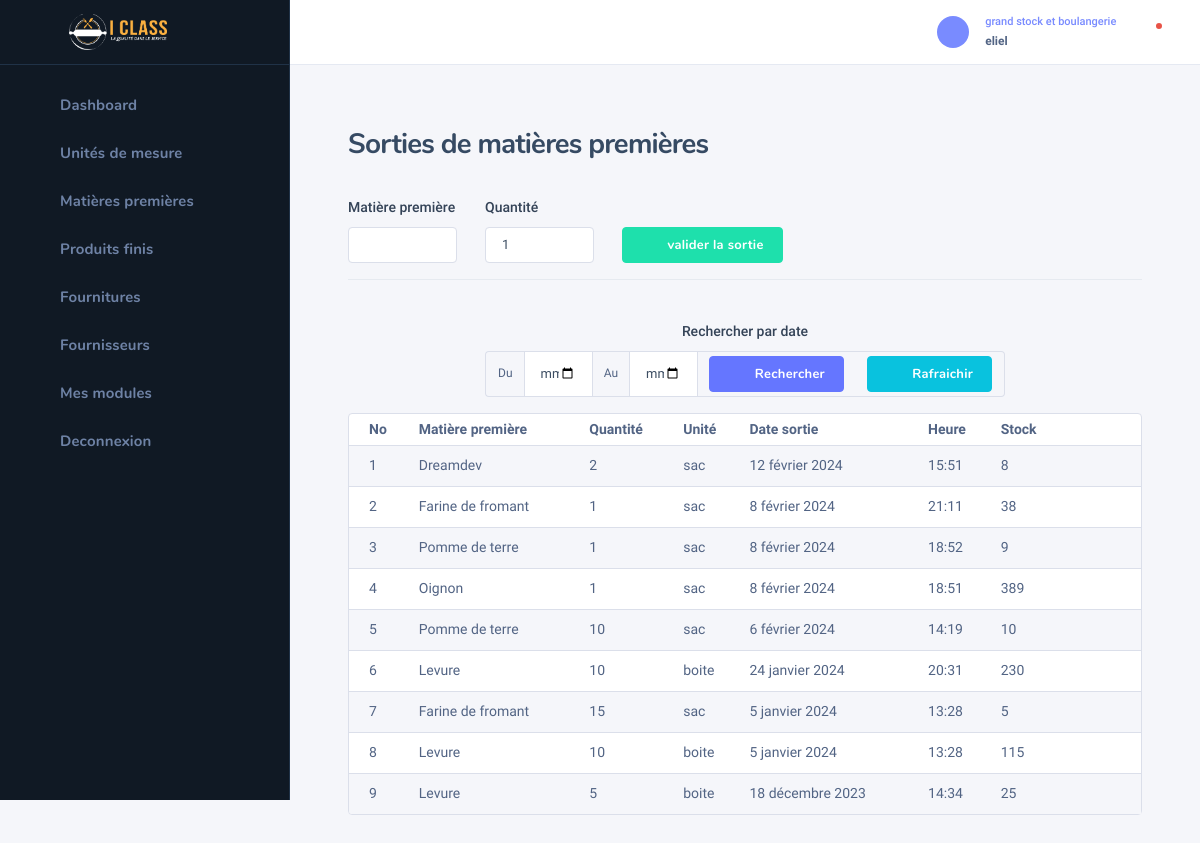
The app's page /bakery/sortie_mp/ (signed in) with its own data.
### auth_user/models.py (models this page shows, shortened)
class UserHasRole(models.Model):
    class Meta:
        verbose_name = "Roles utilisateur"
    role = models.ForeignKey(Role, on_delete=models.CASCADE, null=True, blank=True)
    user = models.OneToOneField(User, on_delete=models.CASCADE)

class Role(models.Model):
    name = models.CharField(max_length=255)

### bakery/models.py (models this page shows, shortened)
class SortieMp(models.Model):
    class Meta:
        verbose_name = "Sortie de matière première"
    matiere_premiere = models.ForeignKey(MatierePremiere, on_delete=models.CASCADE, null=True)
    qts = models.IntegerField()
    date = models.DateField(auto_now_add=True, null=True)
    heure = models.TimeField(auto_now_add=True, null=True)
    completed = models.BooleanField(default=False)
    added_at = models.DateTimeField(auto_now_add=True, null=True)
    @property
    def in_stock(self):
        total = 0
        entries = EntreeMp.objects.filter(added_at__lt=self.added_at, matiere_premiere=self.matiere_premiere)
        outs = SortieMp.objects.filter(added_at__lt=self.added_at, matiere_premiere=self.matiere_premiere)
        for entry in entries:
            total += entry.qts
        for o in outs:
            total -= o.qts
        return total - self.qts

class MatierePremiere(models.Model):
    class Meta:
        verbose_name = "Matière première"
    libelle = models.CharField(max_length=255)
    description = models.TextField()
    unite = models.ForeignKey(Unite, on_delete=models.CASCADE)
    critic_qts = models.IntegerField(default=0, blank=True, null=True)
    total_entry = models.IntegerField(default=0, blank=True, null=True)
    total_out = models.IntegerField(default=0, blank=True, null=True)
    type_mp = models.CharField(choices=types_produit, max_length=100, null=True, blank=True,
                               verbose_name="type de matière")

class Unite(models.Model):
    class Meta:
        verbose_name = "Unité de mésure"
    name = models.CharField(max_length=255)

class EntreeMp(models.Model):
    class Meta:
        verbose_name = "Entrées de matière première"
    matiere_premiere = models.ForeignKey(MatierePremiere, on_delete=models.CASCADE, null=True,
                                         verbose_name="matière première")
    qts = models.IntegerField()
    date = models.DateField(auto_now_add=True, null=True)
    heure = models.TimeField(auto_now_add=True, null=True)
    date_exp = models.DateField(null=True, blank=True, verbose_name="date expiration")
    price = models.DecimalField(max_digits=10, decimal_places=2, null=True, verbose_name="cout total")
    devise = models.CharField(max_length=25, choices=devises, default=devises[1][0])
    completed = models.BooleanField(default=False)
    added_at = models.DateTimeField(auto_now_add=True, null=True)
    is_read_expired = models.BooleanField(default=False)
    taux = models.DecimalField(max_digits=10, decimal_places=2, null=True, blank=True, default=0)

### auth_user/decorators.py (the view)
        def wrapper_func(request, *args, **kwargs):
            roles = get_user_roles(request.user)
            check = False
            for i in roles:
                if i.role.name in allowed_roles:
                    check = True
            if check:
                print("Permission accordé")
                return view_func(request, *args, **kwargs)
            else:
                return HttpResponse("Permission non accordée !")

### auth_user/views.py (called while the page is built)
def get_user_roles(utilisateur):
    roles = AffectedRoles.objects.filter(user=utilisateur)
    return roles

### bakery/views.py (called while the page is built, shortened)
@login_required(login_url='login')
@allowed_users(allowed_roles=['grand stock et boulangerie'])
def sortie_mp(request):
    mps = MatierePremiere.objects.all()
    outs = SortieMp.objects.all().order_by('-id')
    date1 = None
    date2 = None
    return render(request, 'bakery/sortie_mp.html', context={'mps': mps, 'outs': outs, 'date1': date1, 'date2': date2})

### utils/context_processor.py (called while the page is built)
def roles_context(request):
    user = request.user
    if user.is_authenticated:
        roles = get_user_roles(user)
        return {'roles': roles.count()}
    return {'roles': 1}

### templates/bakery/sortie_mp.html (shortened to what this page needs)
{% extends 'bakery/base_bakery.html' %}
{% load static %}
{% block content %}
    {% include 'bakery/bakery_sidebar.html' %}
    <div class="nk-wrap">
    {% include 'bakery/profile.html' %}
        <div class="nk-content">
            <div class="nk-content ">
                <div class="container-fluid">
                    <div class="nk-content-inner">
                        <div class="nk-content-body">
                            <div class="nk-block-head nk-block-head-sm">
                                <div class="nk-block-between">
                                    <div class="nk-block-head-content">
                                        <h3 class="nk-block-title page-title">Sorties de matières premières</h3>
                                    </div>
                                </div>
                                <div class="nk-block-content row gy-4 mt-2">
                                    <form method="post">
                                        <div class="row">
                                            <div class="col-lg-2">
                                                <div class="form-group">
                                                    <label class="form-label" for="product-title">Matière
                                                        première</label>
                                                    <div class="form-control-wrap">
                                                        <input autocomplete="off" type="text" list="mps" name="name"
                                                               class="form-control" id="product-title" required>
                                                    </div>
                                                </div>
                                            </div>
                                            <div class="col-lg-2">
                                                <div class="form-group">
                                                    <label class="form-label" for="regular-price">Quantité</label>
                                                    <div class="form-control-wrap">
                                                        <input type="number" name="qts" value="1" min="1"
                                                               class="form-control" id="regular-price" required>
                                                    </div>
                                                </div>
                                            </div>
                                            <div class="col-lg-2">
                                                <div class="form-group">
                                                    <button type="submit" id="submit-btn" name="submit-entry"
                                                            class="btn btn-success bg-green-500"
                                                            style="margin-top: 31px"><em
                                                            class="icon ni ni-plus"></em><span>valider la sortie</span></button>
                                                </div>
                                            </div>
                                        </div>
                                        <hr>
                                    </form>
                                    <form method="get">
                                        <div class="row justify-center text-center">
                                            <div class="col-lg-8">
                                            <div class="form-group">
                                                <label class="form-label text-center">Rechercher par date</label>
                                                <div class="form-control-wrap">
                                                    <div class="input-daterange input-group">
                                                        <div class="input-group-addon">Du</div>
                                                        <input type="date" name="date1" value="{% if date1 %}{{ date1 }}{% endif %}" class="form-control" required/>
                                                        <div class="input-group-addon">Au</div>
                                                        <input type="date" name="date2" value="{% if date2 %}{{ date2 }}{% endif %}" class="form-control"/>
                                                        <div class="input-group-addon">
                                                            <button type="submit" id="submit-btn" name="search"
                                                            class="btn btn-primary"><em
                                                            class="icon ni ni-search"></em><span>Rechercher</span></button>
                                                        </div>
                                                        <div class="input-group-addon">
                                                            <a id="submit-btn" href="{% url 'sortie-mp' %}" class="btn btn-info"><em
                                                            class="icon ni ni-repeat-fill"></em><span>Rafraichir</span></a>
                                                        </div>
                                                    </div>
                                                </div>
                                            </div>
                                            </div>
                                        </div>
                                    </form>
                                </div>
                            </div>
                            <div class="nk-block">
                                <div class="card card-bordered">
                                    <div class="card-inner-group">
                                        <div class="card-inner p-0">
                                            <table class="datatable-init-export nowrap table table-striped"
                                                   data-export-title="Export">
                                                <thead>
                                                <tr>
                                                    <th>No</th>
                                                    <th>Matière première</th>
                                                    <th>Quantité</th>
                                                    <th>Unité</th>
                                                    <th>Date sortie</th>
                                                    <th>Heure</th>
                                                    <th>Stock</th>
                                                    <th></th>
                                                </tr>
                                                </thead>
                                                <tbody>
                                                {% for out in outs %}
                                                    <tr>
                                                        <td>{{ forloop.counter }}</td>
                                                        <td>{{ out.matiere_premiere.libelle }}</td>
                                                        <td>{{ out.qts }}</td>
                                                        <td>{{ out.matiere_premiere.unite.name }}</td>
                                                        <td>{{ out.date }}</td>
                                                        <td>{{ out.heure }}</td>
                                                        <td>{{ out.in_stock }}</td>
                                                        <td class="center">
                                                            <ul class="nk-tb-actions gx-1 my-n1">
                                                                <li class="me-n1">
                                                                    <div class="dropdown">
                                                                        <a href="#"
                                                                           class="dropdown-toggle btn btn-icon btn-trigger"
                                                                           data-bs-toggle="dropdown"><em
                                                                                class="icon ni ni-more-h"></em></a>
                                                                    </div>
                                                                </li>
                                                            </ul>
                                                        </td>
                                                    </tr>
                                                {% endfor %}
                                                </tbody>
                                            </table>
                                        </div>
                                 </div>
                                </div>
                            </div>
                        </div>
                    </div>
                </div>
            </div>
        </div>
    </div>
{% endblock %}

### templates/bakery/profile.html (shortened to what this page needs)
{% load static %}
<div class="nk-header nk-header-fixed is-light">
                    <div class="container-fluid">
                        <div class="nk-header-wrap">
                            <div class="nk-header-tools">
                                <ul class="nk-quick-nav">
                                    <li class="dropdown user-dropdown">
                                        <a href="#" class="dropdown-toggle" data-bs-toggle="dropdown">
                                            <div class="user-toggle">
                                                <div class="user-avatar sm">
                                                    <em class="icon ni ni-user-alt"></em>
                                                </div>
                                                <div class="user-info d-none d-md-block">
                                                    <div class="user-status">{{ request.user.userhasrole.role.name }}</div>
                                                    <div class="user-name dropdown-indicator">{{ request.user.username }}</div>
                                                </div>
                                            </div>
                                        </a>
                                    </li>
                                    <li class="dropdown notification-dropdown me-n1">
                                        <a hx-get="{% url 'check-notifications' %}" hx-target="#notifications" hx-trigger="click" hx-swap="innerHTML" class="dropdown-toggle nk-quick-nav-icon" data-bs-toggle="dropdown">
                                            <div class="icon-status icon-status-danger"><em class="icon ni ni-bell"></em></div>
                                        </a>
                                    </li>
                                </ul>
                            </div>
                        </div>
                    </div>
                </div>

### records on screen
SortieMp: matiere_premiere.libelle "Dreamdev", qts "2", matiere_premiere.unite.name "sac", date "12 février 2024", heure "15:51", in_stock "8"
SortieMp: matiere_premiere.libelle "Farine de fromant", qts "1", matiere_premiere.unite.name "sac", date "8 février 2024", heure "21:11", in_stock "38"
SortieMp: matiere_premiere.libelle "Pomme de terre", qts "1", matiere_premiere.unite.name "sac", date "8 février 2024", heure "18:52", in_stock "9"
SortieMp: matiere_premiere.libelle "Oignon", qts "1", matiere_premiere.unite.name "sac", date "8 février 2024", heure "18:51", in_stock "389"
SortieMp: matiere_premiere.libelle "Pomme de terre", qts "10", matiere_premiere.unite.name "sac", date "6 février 2024", heure "14:19", in_stock "10"
SortieMp: matiere_premiere.libelle "Levure", qts "10", matiere_premiere.unite.name "boite", date "24 janvier 2024", heure "20:31", in_stock "230"
SortieMp: matiere_premiere.libelle "Farine de fromant", qts "15", matiere_premiere.unite.name "sac", date "5 janvier 2024", heure "13:28", in_stock "5"
SortieMp: matiere_premiere.libelle "Levure", qts "10", matiere_premiere.unite.name "boite", date "5 janvier 2024", heure "13:28", in_stock "115"
SortieMp: matiere_premiere.libelle "Levure", qts "5", matiere_premiere.unite.name "boite", date "18 décembre 2023", heure "14:34", in_stock "25"

### other values on screen
{{ request.user.userhasrole.role.name }} "grand stock et boulangerie"
{{ request.user.username }} "eliel"
